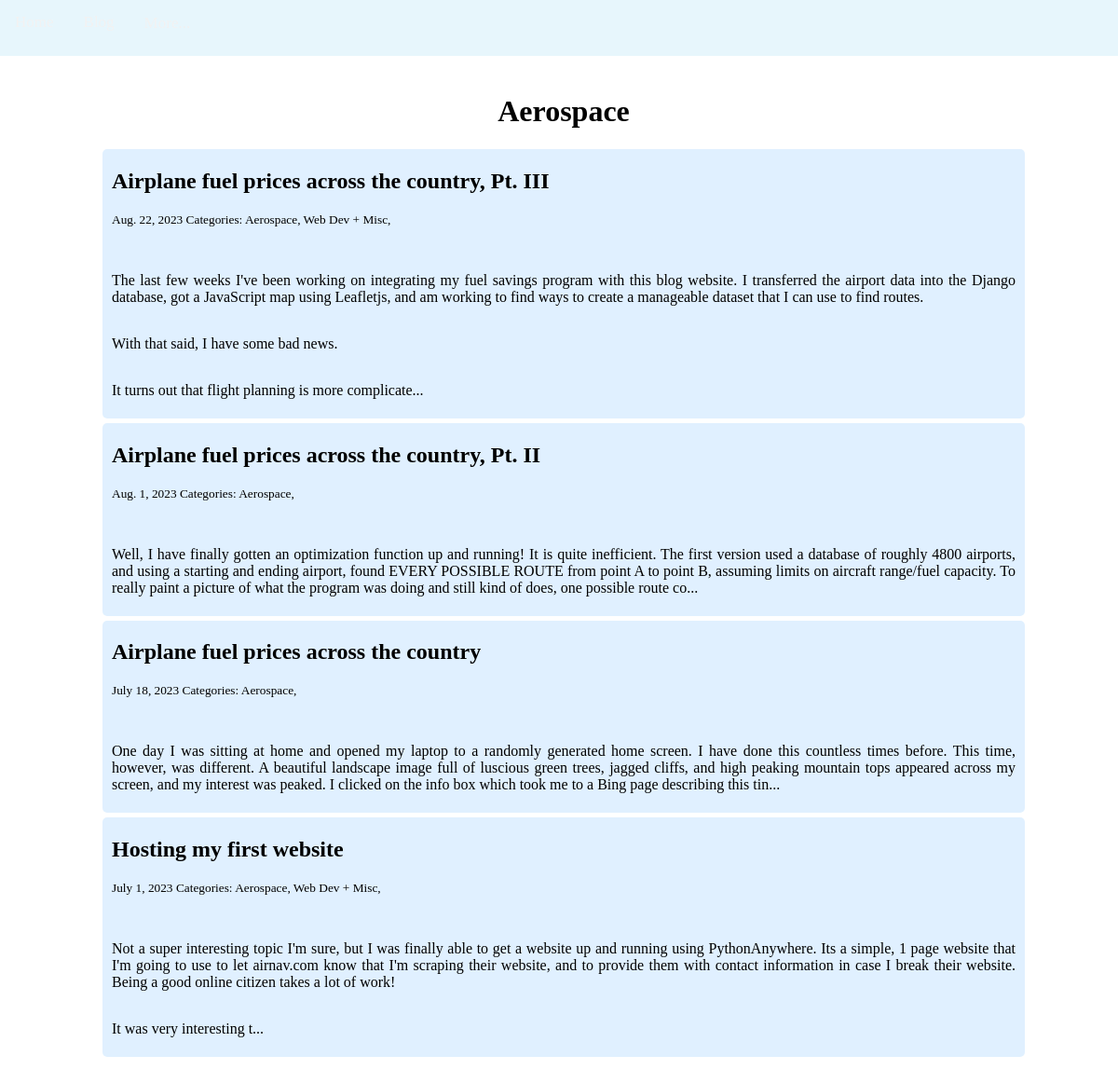
/blog/Aerospace/, run on an earlier commit of the app's database.
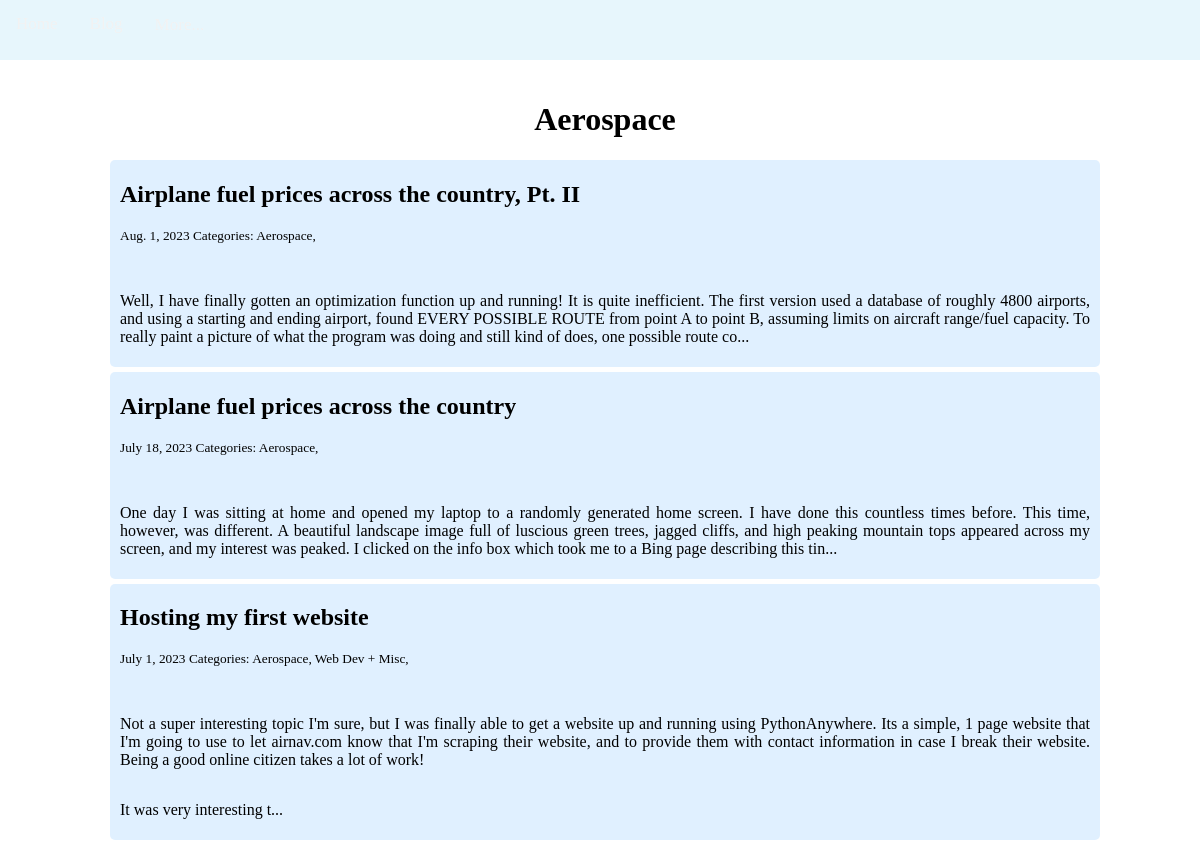
And on a later commit of the database.
### blog/models.py (models this page shows)
class Category(models.Model):
    name = models.CharField(max_length=20)
    caption = models.CharField(max_length=255)
    image = models.ImageField(upload_to='images')

class Post(models.Model):
    title = models.CharField(max_length=255)
    body = models.TextField()
    created_on = models.DateTimeField(auto_now_add=True)
    last_modified = models.DateTimeField(auto_now=True)
    categories = models.ManyToManyField("category", related_name="posts")
    image = models.ImageField(upload_to='images')
    class Meta:
        ordering = ['-created_on']

### blog/views.py (the view)
# urls.py: path('<category>/', views.blog_category, name='blog_category'),
def blog_category(request, category):
    posts = Post.objects.filter(categories__name__contains=category).order_by('-created_on')
    context = {
        "posts": posts,
        "category": category
    }
    return render(request, 'blog_category.html', context)

### blog/templates/blog_category.html
{% extends 'base_generic.html' %}
{% block content %}
    <div class="blog-container">
        <h1>{{ category | title }}</h1>
        {% for post in posts %}
        <div class="blog-post">
            <h2><a href="{% url 'blog_detail' post.pk %}">{{ post.title }}</a></h2>
            <small>
                {{ post.created_on.date }}
                Categories:
                {% for category in post.categories.all %}
                <a href="{% url 'blog_category' category.name %}">
                    {{ category.name }},
                </a>
                {% endfor %}
            </small>
            <p>{{ post.body | linebreaks | slice:":400" }}...</p>
        </div>
        {% endfor %}
    </div>
{% endblock %}

### myblogsite/templates/base_generic.html (shortened to what this page needs)
<!DOCTYPE html>
<html lang="en">
<head>
    {% load static %}
</head>
<link rel="stylesheet" href="{% static 'style1.css' %}">
<link rel="stylesheet" href=
"https://unpkg.com/leaflet@1.6.0/dist/leaflet.css"
 />
<body id="body">
    <div class="nav-bar sticky" id="navbar">
        <a href="{% url 'homepage' %}">Home</a>
        <a href="{% url 'blog_index' %}">Blog</a>
        <div class="dropdown">
            <button onclick="ddFunction()" class="dropbtn">More...</button>
        </div>
    </div>
    {% block content %}{% endblock %}
</body>
</html>

### myblogsite/static/style1.css (style rules this page uses)
.nav-bar { background-color: rgba(137, 207, 240,.2); height: 60px; }
#navbar a { float: left; display: block; color: #f2f2f2; text-align: center; padding: 14px 16px; text-decoration: none; font-size: 17px; }
.dropbtn { float: left; display: block; color: #f2f2f2; background-color: rgba(137, 207, 240,0); text-align: center; padding: 15px 16px; text-decoration: none; font-size: 17px; font-family: "Times New Roman"; border: none; }
.dropdown { position: relative; display: inline-block; }
.sticky { position: fixed; top: 0; width: 100%; }
body { background-image: url('IMG_5010.jpg'); background-position: top center; background-attachment: scroll; width: 100%; background-size: cover; background-repeat: no-repeat; margin: 0; display: grid; place-items: center; }
.blog-container { background-color: rgba(137, 207, 240,0); margin: 60px 50px 50px 60px; padding: 20px 50px 20px; text-align: center; }
.blog-post { background-color: rgba(224, 240, 255,.98); padding: 1px 10px 5px 10px; text-align: left; border-radius: 5px; margin-top: 5px; display:grid; }
.blog-post a { text-decoration: none; color: black; }
.blog-post p { text-align: justify; }

What changed in the data, as far as the page shows it:
removed Post: title "Airplane fuel prices across the country, Pt. III", created_on "Aug. 22, 2023", body "The last few weeks I've been working on integrating my fuel savings program with this blog website. I transferred the airport data into the Django database, got a JavaScript map using Leafletjs, and am working to find ways to create a manageable dataset that I can use to find routes. With that said, I have some bad news. It turns out that flight planning is more complicate", Category (name "Aerospace"), Category (name "Web Dev + Misc")
